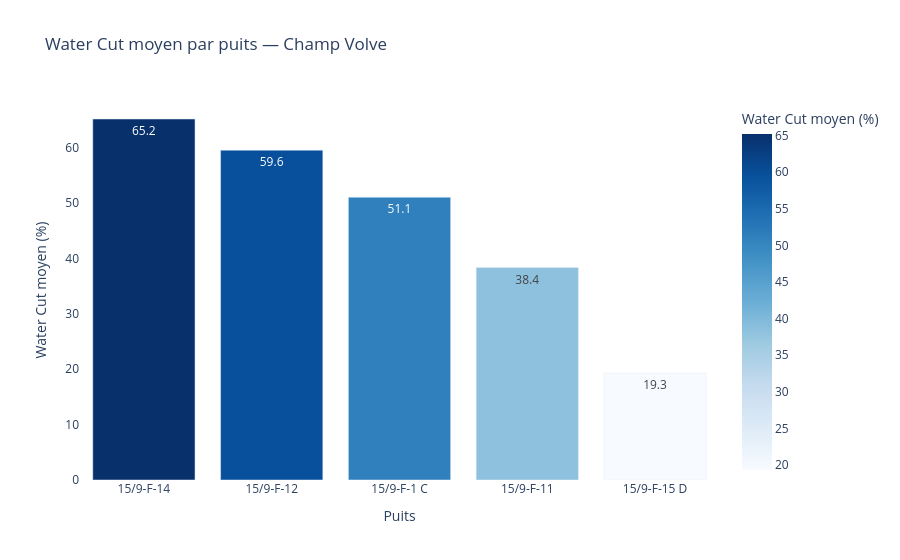

Notebook code cell kept with this figure:
### Markdown cell above
##### - 2008-2010  → Phase montée en production (peak à ~9k Sm3/jour)
##### - 2010-2012  → Déclin naturel rapide du champ
##### - Chutes à 0 → Arrêts puits (maintenance, interventions)
##### - 2012-2016  → Déclin lent et régulier jusqu'à l'abandon du champ

Le champ Volve a atteint son pic en 2009-2010 puis a décliné naturellement — c'est le comportement classique d'un réservoir en déplétion.

### Code cell
#  Water Cut par puits
# Water Cut = % eau dans la production totale liquide

df_prod['WATER_CUT'] = (
    df_prod['BORE_WAT_VOL'] /
    (df_prod['BORE_OIL_VOL'] + df_prod['BORE_WAT_VOL'])
) * 100

water_cut = df_prod.groupby('NPD_WELL_BORE_NAME')['WATER_CUT']\
                   .mean()\
                   .reset_index()\
                   .sort_values('WATER_CUT', ascending=False)

fig = px.bar(
    water_cut,
    x='NPD_WELL_BORE_NAME',
    y='WATER_CUT',
    title='Water Cut moyen par puits — Champ Volve',
    labels={
        'NPD_WELL_BORE_NAME': 'Puits',
        'WATER_CUT': 'Water Cut moyen (%)'
    },
    color='WATER_CUT',
    color_continuous_scale='Blues',
    text_auto='.1f'
)

fig.update_layout(plot_bgcolor='white')
fig.show()

### Figure 1 — Plotly figure (JSON) as saved in the notebook; plotly's stock layout.template omitted (floating-point values rounded to 4 significant figures)
{"data": [{"hovertemplate": "Puits=%{x}<br>Water Cut moyen (%)=%{marker.color}<extra></extra>", "legendgroup": "", "marker": {"color": [65.2, 59.57, 51.07, 38.38, 19.31], "coloraxis": "coloraxis", "pattern": {"shape": ""}}, "name": "", "orientation": "v", "showlegend": false, "textposition": "auto", "texttemplate": "%{y:.1f}", "type": "bar", "x": ["15/9-F-14", "15/9-F-12", "15/9-F-1 C", "15/9-F-11", "15/9-F-15 D"], "xaxis": "x", "y": [65.2, 59.57, 51.07, 38.38, 19.31], "yaxis": "y"}], "layout": {"barmode": "relative", "coloraxis": {"colorbar": {"title": {"text": "Water Cut moyen (%)"}}, "colorscale": [[0, "rgb(247,251,255)"], [0.125, "rgb(222,235,247)"], [0.25, "rgb(198,219,239)"], [0.375, "rgb(158,202,225)"], [0.5, "rgb(107,174,214)"], [0.625, "rgb(66,146,198)"], [0.75, "rgb(33,113,181)"], [0.875, "rgb(8,81,156)"], [1, "rgb(8,48,107)"]]}, "legend": {"tracegroupgap": 0}, "plot_bgcolor": "white", "title": {"text": "Water Cut moyen par puits — Champ Volve"}, "xaxis": {"anchor": "y", "domain": [0, 1], "title": {"text": "Puits"}}, "yaxis": {"anchor": "x", "domain": [0, 1], "title": {"text": "Water Cut moyen (%)"}}}}
